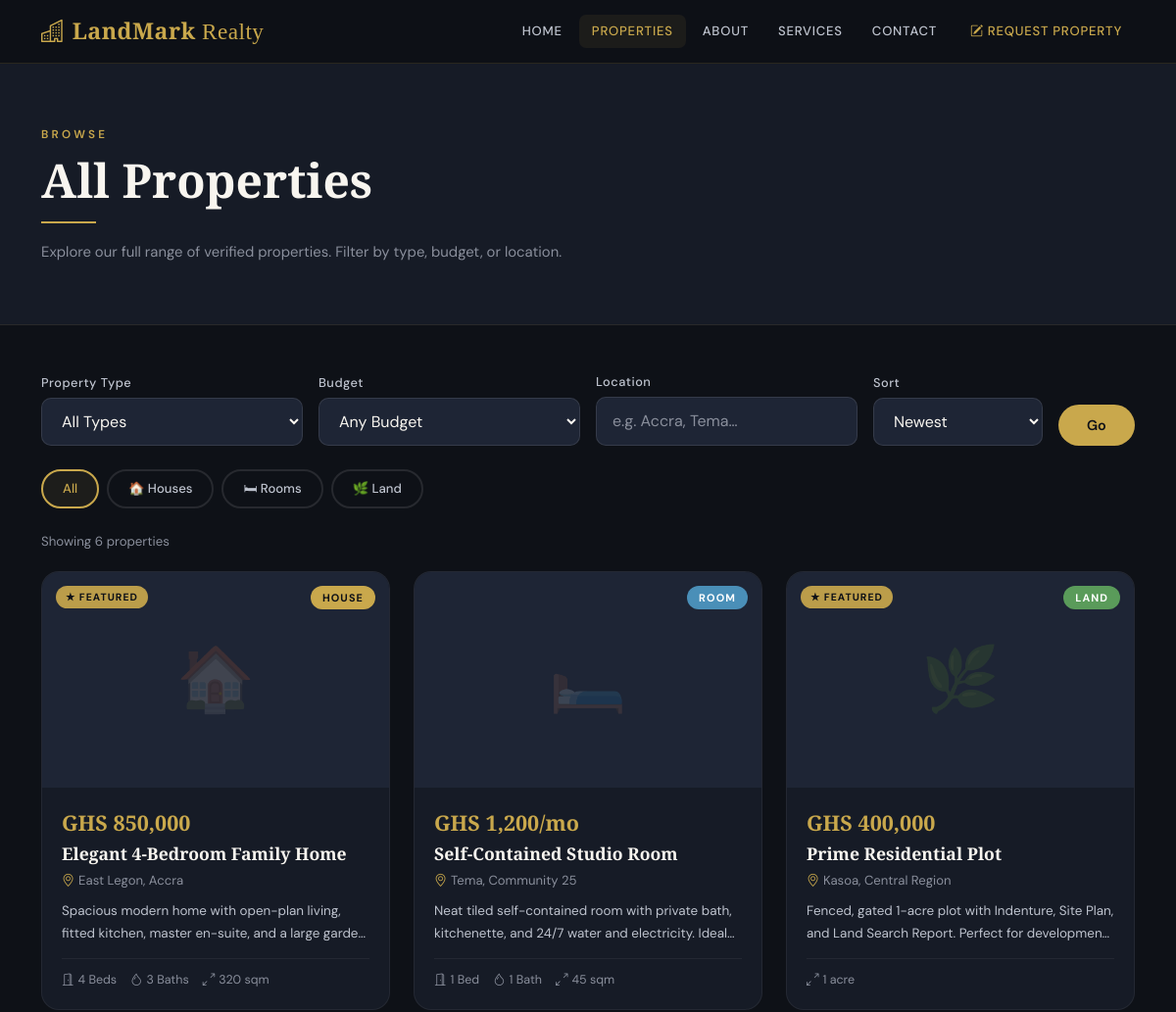
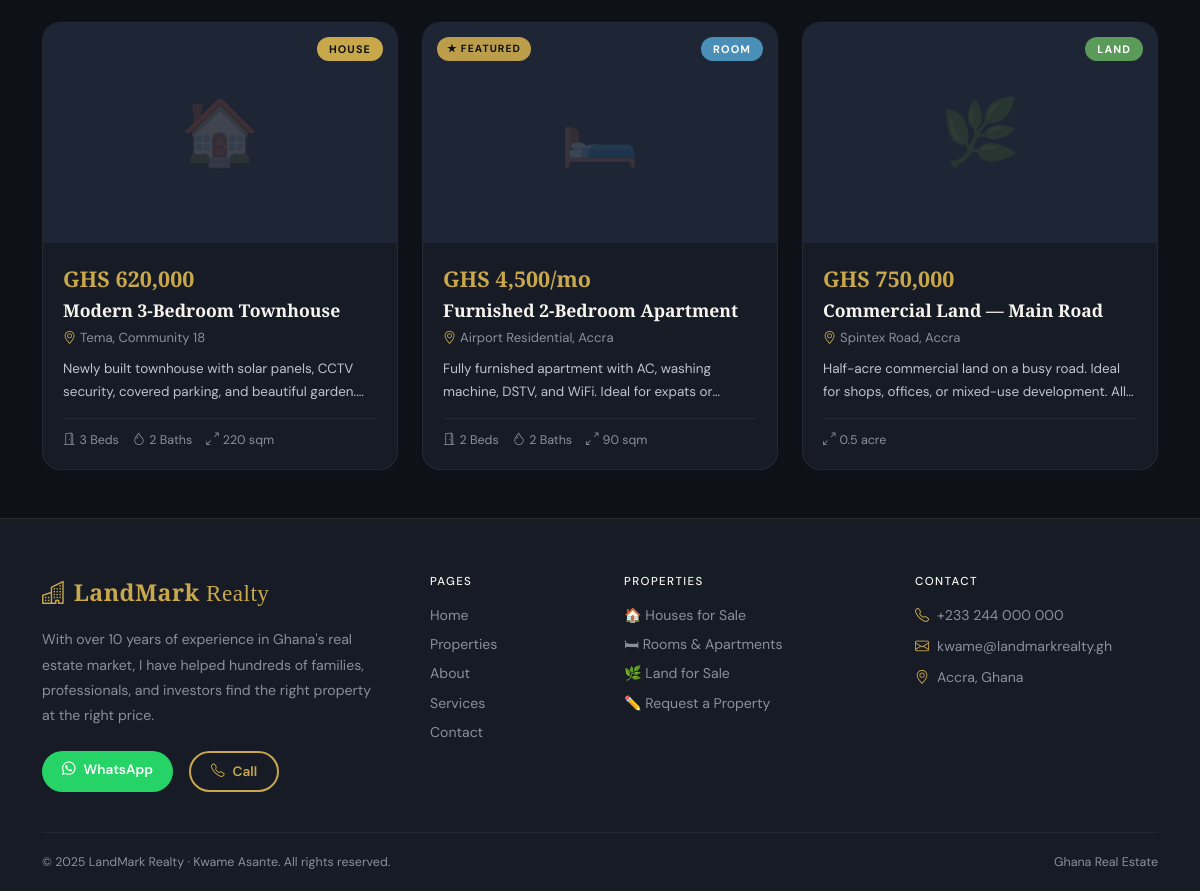
Screenshot of /properties with the database file from the repository (2 pictures, top to bottom).
### tables this page shows
CREATE TABLE listings (
            id          INTEGER PRIMARY KEY AUTOINCREMENT,
            type        TEXT    NOT NULL DEFAULT 'house',
            title       TEXT    NOT NULL,
            description TEXT,
            price       TEXT,
            location    TEXT,
            bedrooms    INTEGER,
            bathrooms   INTEGER,
            size        TEXT,
            status      TEXT    NOT NULL DEFAULT 'available',
            featured    INTEGER NOT NULL DEFAULT 0,
            created_at  TEXT    NOT NULL DEFAULT (datetime('now'))
        );

CREATE TABLE settings (
            key   TEXT PRIMARY KEY,
            value TEXT
        );

### app.py (the view, shortened to what this page needs)
@app.route('/properties')
def properties():
    db = get_db()
    type_f   = request.args.get('type', '')
    budget_f = request.args.get('budget', '')
    loc_f    = request.args.get('loc', '').strip()
    sort_f   = request.args.get('sort', 'newest')
    query  = "SELECT * FROM listings WHERE status='available'"
    params = []
    if type_f:
        query += " AND type=?"; params.append(type_f)
    if loc_f:
        query += " AND (location LIKE ? OR title LIKE ?)"; params += [f'%{loc_f}%', f'%{loc_f}%']
    query += " ORDER BY " + ("featured DESC, created_at DESC" if sort_f == 'featured' else "created_at DESC")
    rows = db.execute(query, params).fetchall()
    listings = [listing_to_dict(r) for r in rows]
    return render_template('properties.html', listings=listings,
                           filters={'type':type_f,'budget':budget_f,'loc':loc_f,'sort':sort_f},
                           agent=get_agent())

### app.py (called while the page is built)
def get_db():
    if 'db' not in g:
        g.db = sqlite3.connect(DATABASE)
        g.db.row_factory = sqlite3.Row
        g.db.execute("PRAGMA journal_mode=WAL")
    return g.db

def get_setting(key, default=''):
    row = get_db().execute("SELECT value FROM settings WHERE key=?", (key,)).fetchone()
    return row['value'] if row else default

def get_agent():
    return {
        'name':  get_setting('agent_name'),
        'phone': get_setting('agent_phone'),
        'email': get_setting('agent_email'),
        'wa':    get_setting('agent_wa'),
        'bio':   get_setting('agent_bio'),
    }

def listing_to_dict(row):
    d = dict(row)
    db = get_db()
    imgs = db.execute(
        "SELECT filename FROM listing_images WHERE listing_id=? ORDER BY sort_order",
        (d['id'],)
    ).fetchall()
    d['images'] = [r['filename'] for r in imgs]
    return d

### templates/properties.html (shortened to what this page needs)
{% extends 'base.html' %}
{% block content %}
<div class="page-header">
  <div class="container">
    <span class="eyebrow">Browse</span>
    <h1 class="display-serif" style="font-size:clamp(2rem,4vw,3.2rem);">All Properties</h1>
    <div class="section-divider"></div>
    <p style="color:var(--stone);max-width:540px;font-size:0.93rem;line-height:1.8;">
      Explore our full range of verified properties. Filter by type, budget, or location.
    </p>
  </div>
</div>
<div class="container py-5">
  <form method="get" action="{{ url_for('properties') }}">
    <div class="row g-3 mb-4 align-items-end">
      <div class="col-md-3">
        <label class="form-label">Property Type</label>
        <select name="type" class="form-field" onchange="this.form.submit()">
          <option value="" {% if not filters.type %}selected{% endif %}>All Types</option>
        </select>
      </div>
      <div class="col-md-3">
        <label class="form-label">Budget</label>
        <select name="budget" class="form-field" onchange="this.form.submit()">
          <option value="" {% if not filters.budget %}selected{% endif %}>Any Budget</option>
        </select>
      </div>
      <div class="col-md-3">
        <label class="form-label">Location</label>
        <input name="loc" type="text" class="form-field" placeholder="e.g. Accra, Tema…" value="{{ filters.loc }}"/>
      </div>
      <div class="col-md-2">
        <label class="form-label">Sort</label>
        <select name="sort" class="form-field" onchange="this.form.submit()">
          <option value="newest"   {% if filters.sort=='newest'   %}selected{% endif %}>Newest</option>
        </select>
      </div>
      <div class="col-md-1">
        <button type="submit" class="btn-gold w-100" style="padding:11px 8px;">Go</button>
      </div>
    </div>
  </form>
  <div class="d-flex gap-2 mb-4 flex-wrap">
    <a href="{{ url_for('properties') }}" class="chip {% if not filters.type %}active{% endif %}">All</a>
    <a href="{{ url_for('properties') }}?type=house" class="chip {% if filters.type=='house' %}active{% endif %}">🏠 Houses</a>
    <a href="{{ url_for('properties') }}?type=room"  class="chip {% if filters.type=='room'  %}active{% endif %}">🛏 Rooms</a>
    <a href="{{ url_for('properties') }}?type=land"  class="chip {% if filters.type=='land'  %}active{% endif %}">🌿 Land</a>
  </div>
  <div style="color:var(--stone);font-size:0.83rem;margin-bottom:20px;">
    Showing {{ listings|length }} propert{{ 'y' if listings|length == 1 else 'ies' }}
  </div>
  {% if listings %}
  <div class="row g-4">
    {% for l in listings %}{% include '_property_card.html' %}{% endfor %}
  </div>
  {% endif %}
</div>
{% endblock %}

### templates/base.html (shortened to what this page needs)
<!DOCTYPE html>
<html lang="en">
<head>
  <link href="https://cdn.jsdelivr.net/npm/bootstrap@5.3.2/dist/css/bootstrap.min.css" rel="stylesheet"/>
  <link href="https://cdn.jsdelivr.net/npm/bootstrap-icons@1.11.3/font/bootstrap-icons.min.css" rel="stylesheet"/>
  <link rel="stylesheet" href="{{ url_for('static', filename='css/style.css') }}"/>
</head>
<body>
<nav class="site-nav">
  <div class="container">
    <div class="d-flex align-items-center justify-content-between">
      <a href="{{ url_for('index') }}" class="nav-brand">
        <i class="bi bi-buildings me-2"></i>LandMark<span style="font-weight:400"> Realty</span>
      </a>
      <div class="d-none d-lg-flex align-items-center gap-1">
        <a href="{{ url_for('index') }}"      class="nav-link-item {% if request.endpoint=='index' %}active{% endif %}">Home</a>
        <a href="{{ url_for('properties') }}" class="nav-link-item {% if request.endpoint=='properties' %}active{% endif %}">Properties</a>
        <a href="{{ url_for('about') }}"      class="nav-link-item {% if request.endpoint=='about' %}active{% endif %}">About</a>
        <a href="{{ url_for('services') }}"   class="nav-link-item {% if request.endpoint=='services' %}active{% endif %}">Services</a>
        <a href="{{ url_for('contact') }}"    class="nav-link-item {% if request.endpoint=='contact' %}active{% endif %}">Contact</a>
        <a href="{{ url_for('property_request') }}" class="nav-link-item ms-1" style="color:var(--gold)!important;">
          <i class="bi bi-pencil-square me-1"></i>Request Property
        </a>
      </div>
    </div>
  </div>
</nav>
{% block content %}{% endblock %}
<footer class="site-footer">
  <div class="container">
    <div class="row g-5 mb-2">
      <div class="col-lg-4">
        <a href="{{ url_for('index') }}" class="nav-brand d-block mb-3" style="text-decoration:none;">
          <i class="bi bi-buildings me-2"></i>LandMark<span style="font-weight:400"> Realty</span>
        </a>
        <p style="color:var(--stone);font-size:0.88rem;line-height:1.8;margin-bottom:22px;">{{ agent.bio }}</p>
        <div class="d-flex gap-3 flex-wrap">
          <a href="https://wa.me/{{ agent.wa }}" target="_blank" class="btn-wa" style="padding:9px 20px;font-size:0.85rem;">
            <i class="bi bi-whatsapp me-2"></i>WhatsApp
          </a>
          <a href="tel:{{ agent.phone }}" class="btn-outline-gold" style="padding:9px 20px;font-size:0.85rem;">
            <i class="bi bi-telephone me-2"></i>Call
          </a>
        </div>
      </div>
      <div class="col-6 col-lg-2">
        <h6 class="footer-heading">Pages</h6>
        <a href="{{ url_for('index') }}"      class="footer-link">Home</a>
        <a href="{{ url_for('properties') }}" class="footer-link">Properties</a>
        <a href="{{ url_for('about') }}"      class="footer-link">About</a>
        <a href="{{ url_for('services') }}"   class="footer-link">Services</a>
        <a href="{{ url_for('contact') }}"    class="footer-link">Contact</a>
      </div>
      <div class="col-6 col-lg-3">
        <h6 class="footer-heading">Properties</h6>
        <a href="{{ url_for('properties') }}?type=house" class="footer-link">🏠 Houses for Sale</a>
        <a href="{{ url_for('properties') }}?type=room"  class="footer-link">🛏 Rooms &amp; Apartments</a>
        <a href="{{ url_for('properties') }}?type=land"  class="footer-link">🌿 Land for Sale</a>
        <a href="{{ url_for('property_request') }}"      class="footer-link">✏️ Request a Property</a>
      </div>
      <div class="col-lg-3">
        <h6 class="footer-heading">Contact</h6>
        <div class="footer-contact-item"><i class="bi bi-telephone" style="color:var(--gold);"></i>{{ agent.phone }}</div>
        <div class="footer-contact-item"><i class="bi bi-envelope"  style="color:var(--gold);"></i>{{ agent.email }}</div>
        <div class="footer-contact-item"><i class="bi bi-geo-alt"   style="color:var(--gold);"></i>Accra, Ghana</div>
      </div>
    </div>
    <div class="footer-bottom">
      <span>© {{ 2025 }} LandMark Realty · {{ agent.name }}. All rights reserved.</span>
      <span>Ghana Real Estate</span>
    </div>
  </div>
</footer>
</body>
</html>

### templates/_property_card.html
<div class="col-md-6 col-lg-4">
  <a href="{{ url_for('property_detail', id=l.id) }}" class="prop-card-link">
    <div class="prop-card">
      <div class="prop-img-wrap">
        {% if l.images %}
          <img src="{{ url_for('static', filename='uploads/' + l.images[0]) }}" alt="{{ l.title }}" loading="lazy"/>
          {% if l.images|length > 1 %}
          <span class="img-count-badge">
            <i class="bi bi-images"></i> {{ l.images|length }} photos
          </span>
          {% endif %}
        {% else %}
          <div class="prop-img-placeholder">{{ {'house':'🏠','room':'🛏️','land':'🌿'}[l.type] or '🏠' }}</div>
        {% endif %}
        <span class="type-badge type-{{ l.type }}">{{ l.type|capitalize }}</span>
        {% if l.featured %}<span class="featured-badge">★ Featured</span>{% endif %}
      </div>
      <div class="prop-body">
        <div class="prop-price">{{ l.price }}</div>
        <div class="prop-title">{{ l.title }}</div>
        <div class="prop-location"><i class="bi bi-geo-alt me-1" style="color:var(--gold);"></i>{{ l.location }}</div>
        <div class="prop-desc">{{ l.description }}</div>
        {% if l.type != 'land' and (l.bedrooms or l.bathrooms or l.size) %}
        <div class="prop-specs">
          {% if l.bedrooms  %}<span><i class="bi bi-door-open me-1"></i>{{ l.bedrooms }} Bed{{ 's' if l.bedrooms > 1 else '' }}</span>{% endif %}
          {% if l.bathrooms %}<span><i class="bi bi-droplet me-1"></i>{{ l.bathrooms }} Bath{{ 's' if l.bathrooms > 1 else '' }}</span>{% endif %}
          {% if l.size      %}<span><i class="bi bi-arrows-angle-expand me-1"></i>{{ l.size }}</span>{% endif %}
        </div>
        {% elif l.size %}
        <div class="prop-specs"><span><i class="bi bi-arrows-angle-expand me-1"></i>{{ l.size }}</span></div>
        {% endif %}
      </div>
    </div>
  </a>
</div>

### rows the page displays
listings: type "🏠", type "HOUSE", featured "★ FEATURED", price "GHS 850,000", title "Elegant 4-Bedroom Family Home", location "East Legon, Accra", description "Spacious modern home with open-plan living, fitted kitchen, master en-suite, and a large…", bedrooms "4", bedrooms "s", bathrooms "3", bathrooms "s", size "320 sqm"
listings: type "🛏️", type "ROOM", price "GHS 1,200/mo", title "Self-Contained Studio Room", location "Tema, Community 25", description "Neat tiled self-contained room with private bath, kitchenette, and 24/7 water and electricity.…", bedrooms "1", bathrooms "1", size "45 sqm"
listings: type "LAND", featured "★ FEATURED", price "GHS 400,000", title "Prime Residential Plot", location "Kasoa, Central Region", description "Fenced, gated 1-acre plot with Indenture, Site Plan, and Land Search Report. Perfect for…", size "1 acre"
listings: type "🏠", type "HOUSE", price "GHS 620,000", title "Modern 3-Bedroom Townhouse", location "Tema, Community 18", description "Newly built townhouse with solar panels, CCTV security, covered parking, and beautiful…", bedrooms "3", bedrooms "s", bathrooms "2", bathrooms "s", size "220 sqm"
listings: type "🛏️", type "ROOM", featured "★ FEATURED", price "GHS 4,500/mo", title "Furnished 2-Bedroom Apartment", location "Airport Residential, Accra", description "Fully furnished apartment with AC, washing machine, DSTV, and WiFi. Ideal for expats…", bedrooms "2", bedrooms "s", bathrooms "2", bathrooms "s", size "90 sqm"
listings: type "LAND", price "GHS 750,000", title "Commercial Land — Main Road", location "Spintex Road, Accra", description "Half-acre commercial land on a busy road. Ideal for shops, offices, or mixed-use development.…", size "0.5 acre"
settings: bio "With over 10 years of experience in Ghana's real estate market, I have helped hundreds of families, professionals, and investors find the right property at the right price."
settings: phone "+233 244 000 000"
settings: email "kwame@landmarkrealty.gh"
settings: name "Kwame Asante"

### other values shown
{{ listings|length }} "6"
{{ 'y' if listings|length == 1 else 'ies' }} "ies"
{{ 2025 }} "2025"
